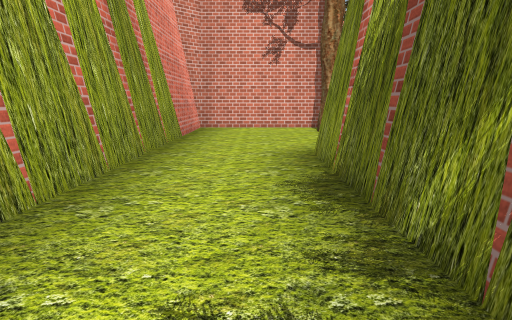
[1] (above)

22 first-person views from a walk through a 3-D level made in the Unity game engine. The camera is 1.2 m above the floor, tilts 10° down and sees 75° across. The floor is counted in squares, 1 m on a side. Each view is taken from the middle of a square. On the plan, view 1 faces up. The plan holds only what a view shows up to about 14 squares ahead; the rest is blank. The place goes on beyond the plan. Some trees and plants on the terrain are drawn as simple stand-ins. The player character is not drawn. Some surface patterns are stand-ins.

[2]
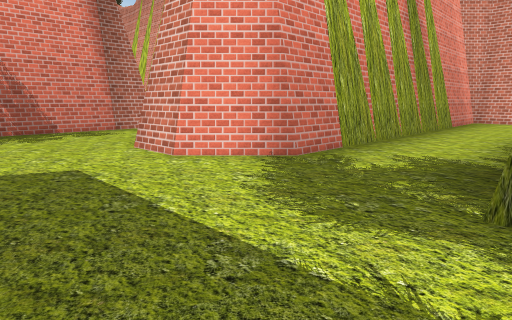

[3]
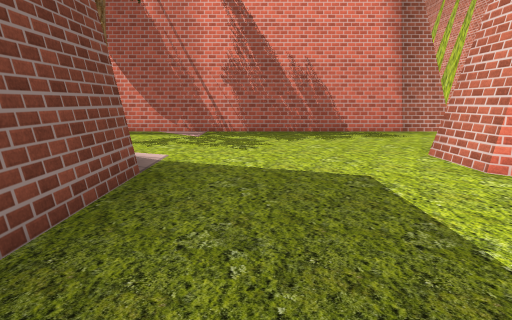

[4]
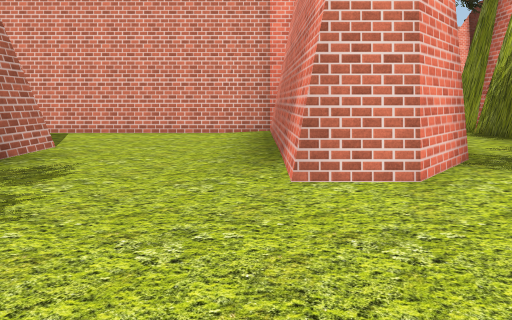

[5]
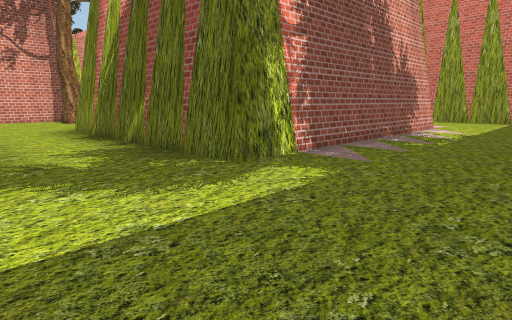

[6]
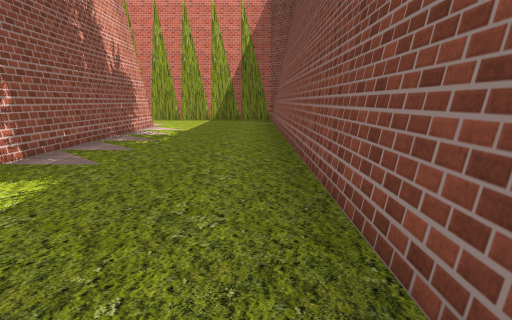

[7]
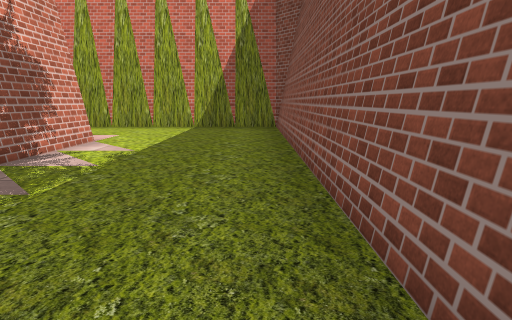

[8]
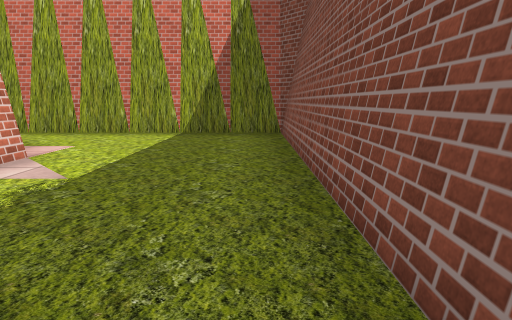

[9]
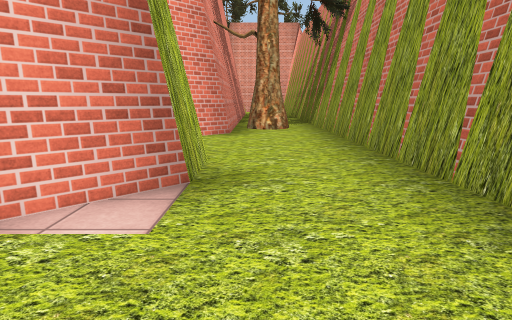

[10]
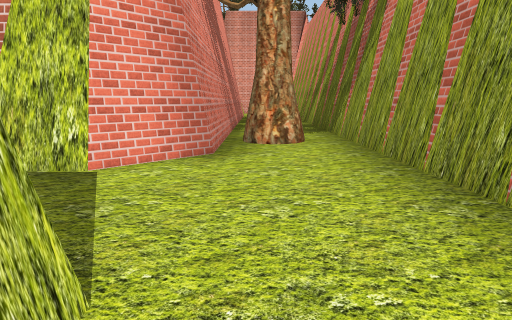

[11]
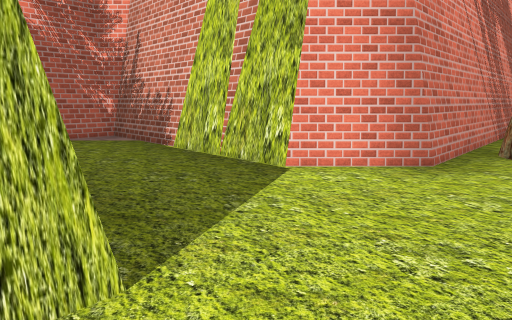

[12]
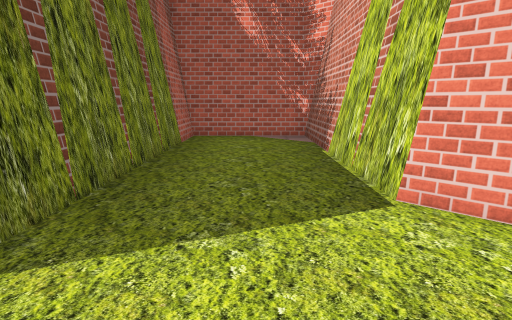

[13]
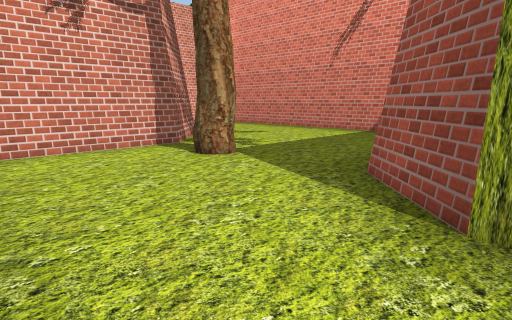

[14]
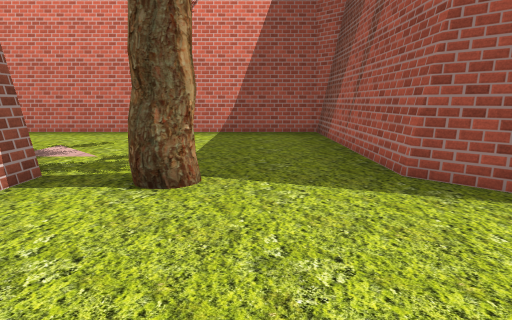

[15]
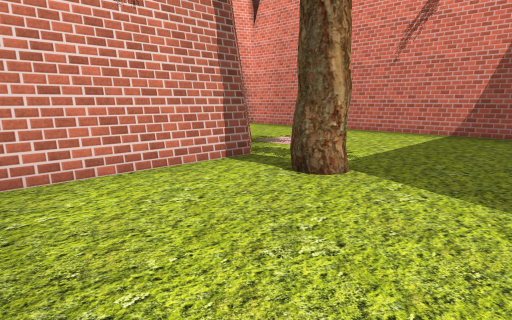

[16]
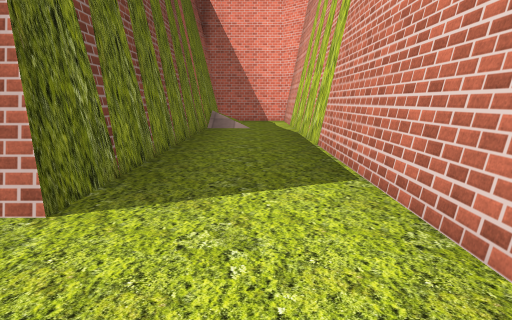

[17]
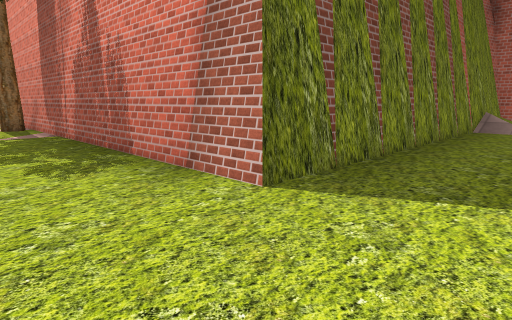

[18]
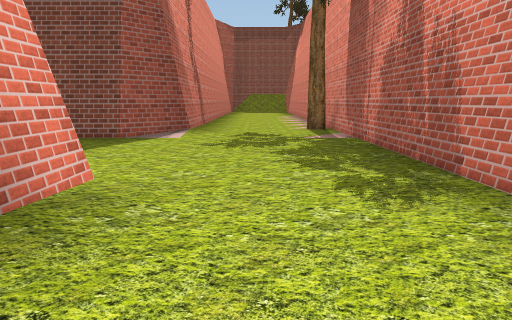

[19]
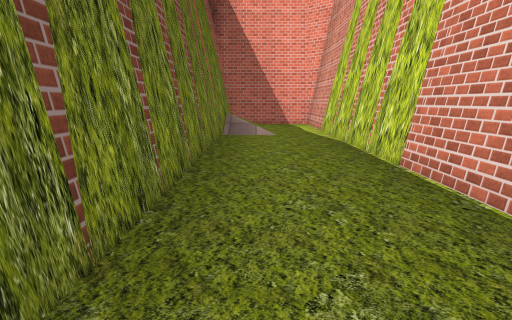

[20]
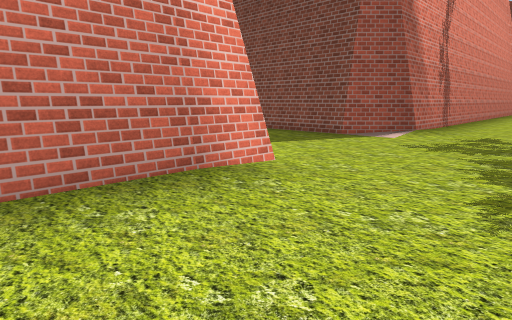

[21]
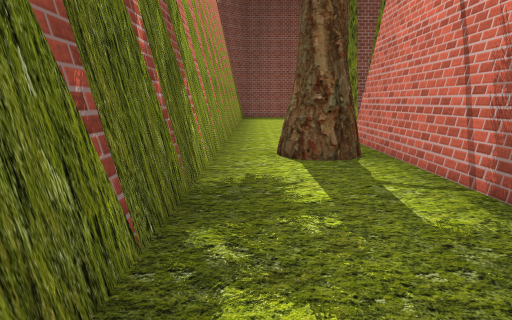

[22]
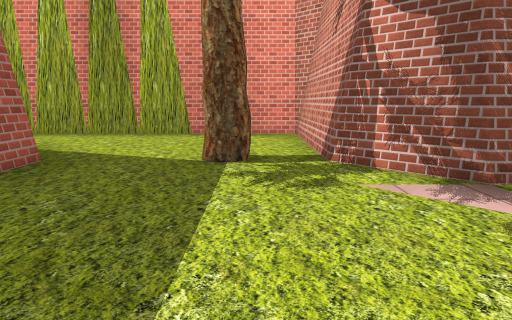

### Floor plan
Points are (right, up) in squares from view 1. A wall is a line through its corners. A room is listed if a view was taken in it or the views show most of it. See-through windows are left out.
Room 1 (views 1, 2, 3, 4, 5, 6, 7, 8, 9, 10, 11, 12, 13, 14, 15, 16, 17, 18, 19, 20)
walls: (-4.5, -1.8) (-6.2, -1.8) (-6.2, 2.3); (5, 1.7) (14.2, 1.7); (-6.3, -1.8) (-6.3, 5.9) (-26.3, 5.9); (6.5, -1.8) (1.5, -1.8) (1.5, 7.6) (3.4, 9.5); (-1.4, -8.3) (17.9, -8.3); (-4.6, -8.3) (-2, -8.3); (11.4, -1.8) (10, -1.8); (-6.1, -11.6) (-6.1, -9.8); (-6.3, -11.5) (-6.3, -9.9) (-4.4, -8.1) (19.3, -8.1); (13.1, -2) (1.5, -2); (14.7, 1.6) (14.7, -0.2); (14.9, 1.9) (14.9, 0) (13.3, -1.7); (3.2, 15.6) (-2.7, 15.6) (-2.7, -0.2) (-4.6, -2) (-6.2, -2); (-2.5, 15.8) (-2.7, 15.6); (14.9, 7.8) (13.1, 5.9) (5.2, 5.9) (5, 5.8) (5, 1.5) (13.6, 1.5); (14.7, 10) (14.7, 7.6); (18.8, -8.3) (19.3, -7.9) (19.3, 9.5); (19.1, -8.1) (19.1, 9.4); (-24.1, 1.5) (-12.5, 1.5) (-12.5, -11.5); (-24.5, 1.7) (-12.5, 1.7); (-26, 1.7) (-24.2, 1.5)
low walls: (-24.9, 1.8) (-24, 1.7)
ways out: opening at (18, 10) to room 2; opening at (3, 15) to room 3; opening at (4, 11.5) to room 3
Room 2 (view 21)
walls: (14.9, 17) (14.9, 7.8); (14.7, 17.1) (14.7, 10); (19.3, 9.5) (19.3, 16.2); (19.1, 9.4) (19.1, 16.9)
ways out: opening at (18, 10) to room 1
Room 3 (view 22)
walls: (3.3, 13.8) (3.5, 13.5) (3.5, 13.2); (5, 17.9) (5, 17.4) (3.2, 15.6); (3.4, 9.5) (11.3, 9.5) (11.3, 18.5); (11, 9.3) (11.3, 9.5)
ways out: opening at (3, 15) to room 1; opening at (4, 11.5) to room 1

Where each view was taken, in squares from view 1:
view 1: 0 up, 0 right, facing up
view 2: 6 down, 2 right, facing up-left
view 3: 6 down, 1 right, facing left
view 4: 7 down, 7 left, facing up
view 5: 7 down, 3 left, facing up-right
view 6: 7 down, 3 left, facing right
view 7: 7 down, 3 right, facing right
view 8: 7 down, 6 right, facing right
view 9: 5 down, 16 right, facing up
view 10: 0 up, 16 right, facing up
view 11: 1 up, 17 right, facing up-left
view 12: 4 up, 17 right, facing left
view 13: 7 up, 2 left, facing up-right
view 14: 12 up, 2 left, facing right
view 15: 10 up, 2 left, facing up-right
view 16: 4 up, 9 left, facing left
view 17: 5 up, 9 left, facing down-left
view 18: 3 up, 9 left, facing down
view 19: 3 up, 12 left, facing left
view 20: 3 up, 11 left, facing down-right
view 21: 18 up, 18 right, facing down
view 22: 14 up, 10 right, facing left
